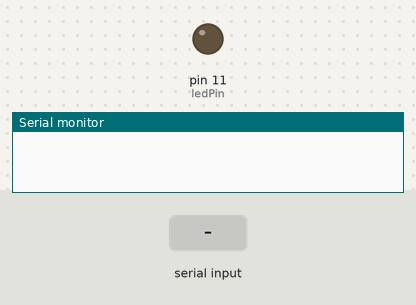
Bench run of a sketch on a simulated Arduino Uno, built with avr-gcc and run on an emulated ATmega328P. Shown: output pins drawn as LEDs (lit = HIGH), the last lines printed to the serial monitor. Inputs (shaded band) come from the test bench.

Above: at 1.2 s.
1.3 s: "90,45\n" received over Serial
At 1.9 s:
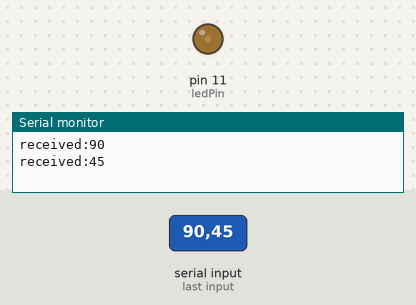
3.8 s: "30,150\n" received over Serial
At 4.6 s:
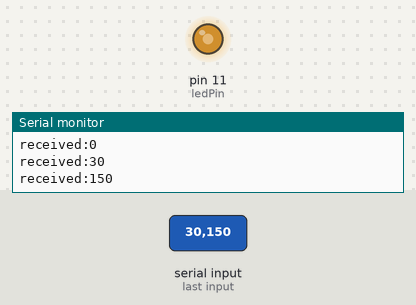
6.3 s: "200\n" received over Serial
At 6.9 s:
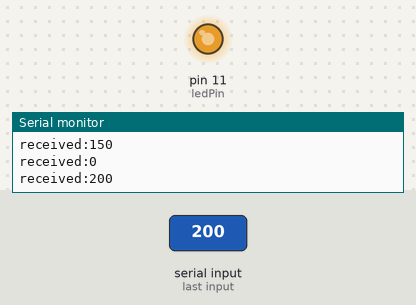
Timing chart, 0 to 9.3 s (numbered marks = the images above; inputs shaded):
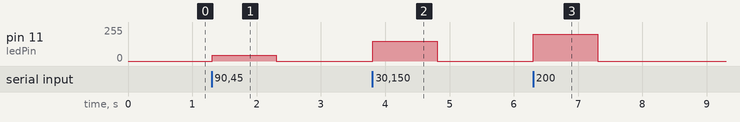

Measured:
- after the input at 1.3 s, pin 11 (ledPin): 0/255 → 45/255 at once, → 0/255 1.0 s later
- after the input at 3.8 s, pin 11 (ledPin): 0/255 → 150/255 at once, → 0/255 1.0 s later
- after the input at 6.3 s, pin 11 (ledPin): 0/255 → 200/255 at once, → 0/255 1.0 s later

The sketch:

Sketch-6.3.1-AppliedSerialOnLight.ino
```cpp
int inInt; // define a variable to store the data received from serial
int ledPin = 11; // the number of the LED pin

void setup() {
  pinMode(ledPin, OUTPUT); // initialize the LED pin as an output
  Serial.begin(9600); // initialize serial port, set baud rate to 9600
}

void loop() {
  if (Serial.available()) { // judge whether the data has been received
    inInt = Serial.parseInt(); // read an integer
    Serial.print("received:"); // print the string " received:"
    Serial.println(inInt); // print the received character
    // convert the received integer into PWM duty cycle of ledPin port
    analogWrite(ledPin, constrain(inInt, 0, 255));
  }
}
```
